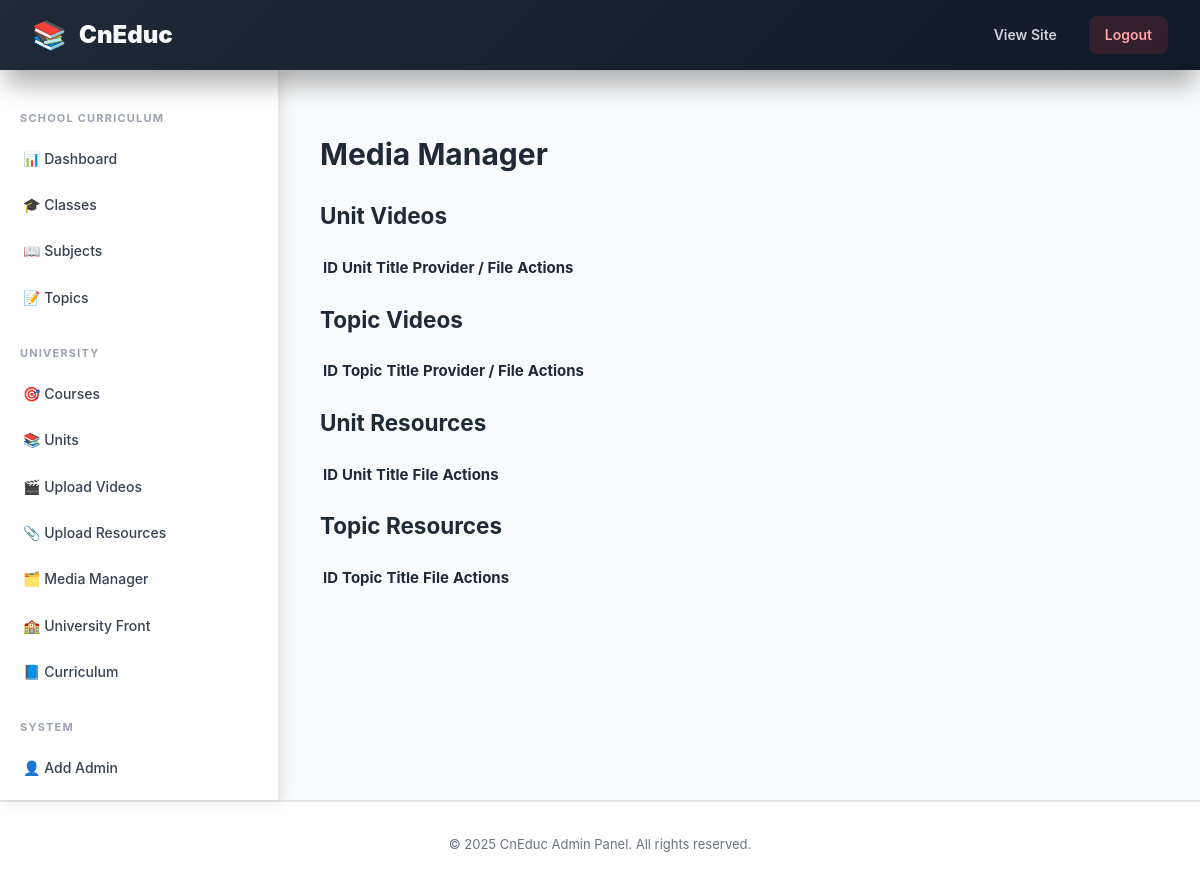
/admin/media_list.php (signed in), run on an earlier commit of the app's database.
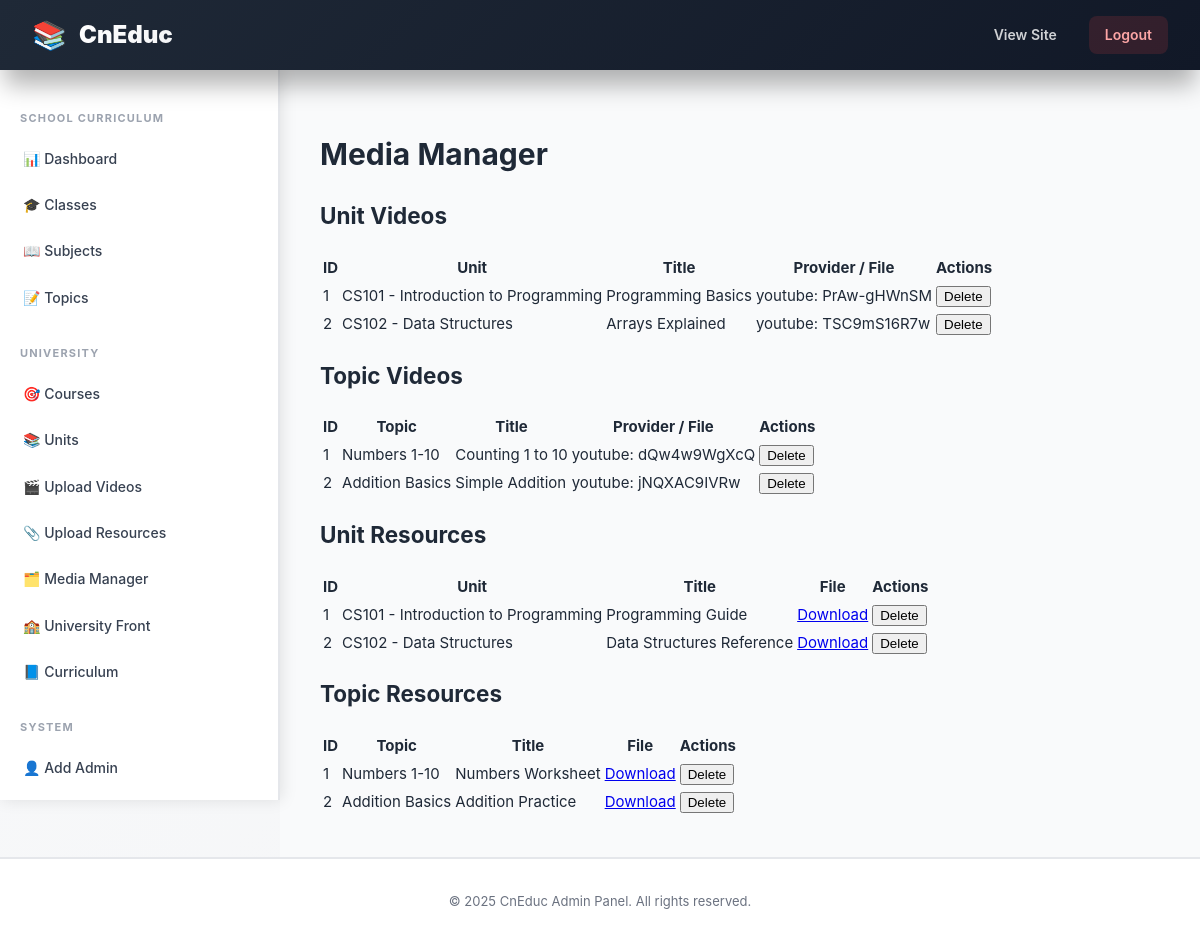
And on a later commit of the database.
### tables this page shows
CREATE TABLE IF NOT EXISTS `unit_videos` (
  `id` INT AUTO_INCREMENT PRIMARY KEY,
  `unit_id` INT NOT NULL,
  `title` VARCHAR(255) NOT NULL,
  `description` TEXT,
  `video_url` VARCHAR(500) NOT NULL,
  `video_provider` ENUM('youtube', 'vimeo', 'local') DEFAULT 'youtube',
  `duration_seconds` INT,
  `position` INT DEFAULT 0,
  `created_at` TIMESTAMP DEFAULT CURRENT_TIMESTAMP,
  FOREIGN KEY (`unit_id`) REFERENCES `units`(`id`) ON DELETE CASCADE
);

CREATE TABLE IF NOT EXISTS `units` (
  `id` INT AUTO_INCREMENT PRIMARY KEY,
  `course_id` INT NOT NULL,
  `code` VARCHAR(50),
  `title` VARCHAR(255) NOT NULL,
  `content` TEXT,
  `position` INT DEFAULT 0,
  FOREIGN KEY (`course_id`) REFERENCES `courses`(`id`) ON DELETE CASCADE
);

CREATE TABLE IF NOT EXISTS `topic_videos` (
  `id` INT AUTO_INCREMENT PRIMARY KEY,
  `topic_id` INT NOT NULL,
  `title` VARCHAR(255) NOT NULL,
  `description` TEXT,
  `video_url` VARCHAR(500) NOT NULL,
  `video_provider` ENUM('youtube', 'vimeo', 'local') DEFAULT 'youtube',
  `duration_seconds` INT,
  `position` INT DEFAULT 0,
  `created_at` TIMESTAMP DEFAULT CURRENT_TIMESTAMP,
  FOREIGN KEY (`topic_id`) REFERENCES `topics`(`id`) ON DELETE CASCADE
);

CREATE TABLE IF NOT EXISTS `topics` (
  `id` INT AUTO_INCREMENT PRIMARY KEY,
  `subject_id` INT NOT NULL,
  `title` VARCHAR(255) NOT NULL,
  `content` TEXT,
  `position` INT DEFAULT 0,
  FOREIGN KEY (`subject_id`) REFERENCES `subjects`(`id`) ON DELETE CASCADE
);

CREATE TABLE IF NOT EXISTS `unit_resources` (
  `id` INT AUTO_INCREMENT PRIMARY KEY,
  `unit_id` INT NOT NULL,
  `title` VARCHAR(255) NOT NULL,
  `description` TEXT,
  `file_path` VARCHAR(500) NOT NULL,
  `file_size` INT,
  `file_type` VARCHAR(20),
  `position` INT DEFAULT 0,
  `created_at` TIMESTAMP DEFAULT CURRENT_TIMESTAMP,
  FOREIGN KEY (`unit_id`) REFERENCES `units`(`id`) ON DELETE CASCADE
);

CREATE TABLE IF NOT EXISTS `topic_resources` (
  `id` INT AUTO_INCREMENT PRIMARY KEY,
  `topic_id` INT NOT NULL,
  `title` VARCHAR(255) NOT NULL,
  `description` TEXT,
  `file_path` VARCHAR(500) NOT NULL,
  `file_size` INT,
  `file_type` VARCHAR(20),
  `position` INT DEFAULT 0,
  `created_at` TIMESTAMP DEFAULT CURRENT_TIMESTAMP,
  FOREIGN KEY (`topic_id`) REFERENCES `topics`(`id`) ON DELETE CASCADE
);

### admin/media_list.php (the view, shortened to what this page needs)
<?php
include __DIR__ . '/header.php';
$unit_videos = $mysqli->query('SELECT uv.*, u.code AS unit_code, u.title AS unit_title FROM unit_videos uv LEFT JOIN units u ON uv.unit_id = u.id ORDER BY uv.created_at DESC')
    ->fetch_all(MYSQLI_ASSOC);
$topic_videos = $mysqli->query('SELECT tv.*, t.title AS topic_title FROM topic_videos tv LEFT JOIN topics t ON tv.topic_id = t.id ORDER BY tv.created_at DESC')
    ->fetch_all(MYSQLI_ASSOC);
$unit_resources = $mysqli->query('SELECT ur.*, u.code AS unit_code, u.title AS unit_title FROM unit_resources ur LEFT JOIN units u ON ur.unit_id = u.id ORDER BY ur.created_at DESC')
    ->fetch_all(MYSQLI_ASSOC);
$topic_resources = $mysqli->query('SELECT tr.*, t.title AS topic_title FROM topic_resources tr LEFT JOIN topics t ON tr.topic_id = t.id ORDER BY tr.created_at DESC')
    ->fetch_all(MYSQLI_ASSOC);
?>
<div class="card">
  <h1>Media Manager</h1>
  <h2>Unit Videos</h2>
  <table class="table">
    <thead><tr><th>ID</th><th>Unit</th><th>Title</th><th>Provider / File</th><th>Actions</th></tr></thead>
    <tbody>
    <?php foreach ($unit_videos as $v): ?>
      <tr>
        <td><?php echo $v['id']; ?></td>
        <td><?php echo htmlspecialchars(($v['unit_code'] ? $v['unit_code'] . ' - ' : '') . $v['unit_title']); ?></td>
        <td><?php echo htmlspecialchars($v['title']); ?></td>
        <td><?php if ($v['video_provider'] === 'local') { echo '<a href="' . htmlspecialchars($v['video_url']) . '" target="_blank">Local file</a>'; } else { echo htmlspecialchars($v['video_provider'] . ': ' . $v['video_url']); } ?></td>
        <td>
          <form method="post" style="display:inline" onsubmit="return confirm('Delete this item?');">
            <input type="submit" value="Delete">
          </form>
        </td>
      </tr>
    <?php endforeach; ?>
    </tbody>
  </table>
  <h2>Topic Videos</h2>
  <table class="table">
    <thead><tr><th>ID</th><th>Topic</th><th>Title</th><th>Provider / File</th><th>Actions</th></tr></thead>
    <tbody>
    <?php foreach ($topic_videos as $v): ?>
      <tr>
        <td><?php echo $v['id']; ?></td>
        <td><?php echo htmlspecialchars($v['topic_title']); ?></td>
        <td><?php echo htmlspecialchars($v['title']); ?></td>
        <td><?php if ($v['video_provider'] === 'local') { echo '<a href="' . htmlspecialchars($v['video_url']) . '" target="_blank">Local file</a>'; } else { echo htmlspecialchars($v['video_provider'] . ': ' . $v['video_url']); } ?></td>
        <td>
          <form method="post" style="display:inline" onsubmit="return confirm('Delete this item?');">
            <input type="submit" value="Delete">
          </form>
        </td>
      </tr>
    <?php endforeach; ?>
    </tbody>
  </table>
  <h2>Unit Resources</h2>
  <table class="table">
    <thead><tr><th>ID</th><th>Unit</th><th>Title</th><th>File</th><th>Actions</th></tr></thead>
    <tbody>
    <?php foreach ($unit_resources as $r): ?>
      <tr>
        <td><?php echo $r['id']; ?></td>
        <td><?php echo htmlspecialchars(($r['unit_code'] ? $r['unit_code'] . ' - ' : '') . $r['unit_title']); ?></td>
        <td><?php echo htmlspecialchars($r['title']); ?></td>
        <td><?php echo '<a href="' . htmlspecialchars($r['file_path']) . '" target="_blank">Download</a>'; ?></td>
        <td>
          <form method="post" style="display:inline" onsubmit="return confirm('Delete this resource?');">
            <input type="submit" value="Delete">
          </form>
        </td>
      </tr>
    <?php endforeach; ?>
    </tbody>
  </table>
  <h2>Topic Resources</h2>
  <table class="table">
    <thead><tr><th>ID</th><th>Topic</th><th>Title</th><th>File</th><th>Actions</th></tr></thead>
    <tbody>
    <?php foreach ($topic_resources as $r): ?>
      <tr>
        <td><?php echo $r['id']; ?></td>
        <td><?php echo htmlspecialchars($r['topic_title']); ?></td>
        <td><?php echo htmlspecialchars($r['title']); ?></td>
        <td><?php echo '<a href="' . htmlspecialchars($r['file_path']) . '" target="_blank">Download</a>'; ?></td>
        <td>
          <form method="post" style="display:inline" onsubmit="return confirm('Delete this resource?');">
            <input type="submit" value="Delete">
          </form>
        </td>
      </tr>
    <?php endforeach; ?>
    </tbody>
  </table>
</div>
<?php include __DIR__ . '/footer.php'; ?>

### admin/header.php (shortened to what this page needs)
<!doctype html>
<html>
<head>
  <link rel="stylesheet" href="../assets/admin.css" type="text/css">
</head>
<body>
  <header class="admin-topbar">
    <div class="admin-topbar-content">
      <a class="admin-logo" href="../index.php">
        <span class="admin-logo-icon">📚</span>
        <span class="admin-logo-text">CnEduc</span>
      </a>
      <div class="admin-topbar-right">
        <a href="../" class="admin-topbar-link">View Site</a>
        <a href="logout.php" class="admin-topbar-link logout">Logout</a>
      </div>
    </div>
  </header>
  <aside class="admin-sidebar">
    <nav class="admin-sidebar-nav">
      <div class="admin-sidebar-section">
        <h3 class="admin-sidebar-title">School Curriculum</h3>
        <a href="dashboard.php" class="admin-sidebar-link">📊 Dashboard</a>
        <a href="classes_list.php" class="admin-sidebar-link">🎓 Classes</a>
        <a href="subjects_list.php" class="admin-sidebar-link">📖 Subjects</a>
        <a href="topics_list.php" class="admin-sidebar-link">📝 Topics</a>
      </div>
      <div class="admin-sidebar-section">
        <h3 class="admin-sidebar-title">University</h3>
        <a href="courses_list.php" class="admin-sidebar-link">🎯 Courses</a>
        <a href="units_list.php" class="admin-sidebar-link">📚 Units</a>
        <a href="upload_video.php" class="admin-sidebar-link">🎬 Upload Videos</a>
        <a href="upload_resource.php" class="admin-sidebar-link">📎 Upload Resources</a>
        <a href="media_list.php" class="admin-sidebar-link">🗂️ Media Manager</a>
        <a href="../university.php" class="admin-sidebar-link">🏫 University Front</a>
        <a href="../curriculum.php" class="admin-sidebar-link">📘 Curriculum</a>
      </div>
      <div class="admin-sidebar-section">
        <h3 class="admin-sidebar-title">System</h3>
        <a href="register.php" class="admin-sidebar-link">👤 Add Admin</a>
      </div>
    </nav>
  </aside>
  <main class="admin-main">
    <div class="admin-content">

### admin/footer.php (shortened to what this page needs)
    </div>
  </main>
  <footer class="admin-footer">
    <p>&copy; <?php echo date('Y'); ?> CnEduc Admin Panel. All rights reserved.</p>
  </footer>
</body>
</html>

### assets/admin.css (style rules this page uses)
* { box-sizing: border-box; -webkit-box-sizing: border-box; -moz-box-sizing: border-box; }
:root { --primary: #6366f1; --primary-dark: #4f46e5; --primary-light: #f0f4ff; --primary-lighter: #f5f3ff; --secondary: #ec4899; --accent: #f59e0b; --success: #10b981; --danger: #ef4444; --warning: #f59e0b; --info: #3b82f6; --gray-900: #111827; --gray-800: #1f2937; --gray-700: #374151; --gray-600: #4b5563; --gray-500: #6b7280; --gray-400: #9ca3af; --gray-300: #d1d5db; --gray-200: #e5e7eb; --gray-100: #f3f4f6; --gray-50: #f9fafb; --shadow-xs: 0 1px 2px 0 rgba(0, 0, 0, 0.05); --shadow-sm: 0 1px 3px 0 rgba(0, 0, 0, 0.1), 0 1px 2px -1px rgba(0, 0, 0, 0.1); --shadow-md: 0 4px 6px -1px rgba(0, 0, 0, 0.1), 0 2px 4px -2px rgba(0, 0, 0, 0.1); --shadow-lg: 0 10px 15px -3px rgba(0, 0, 0, 0.1), 0 4px 6px -4px rgba(0, 0, 0, 0.1); --shadow-xl: 0 20px 25px -5px rgba(0, 0, 0, 0.1), 0 8px 10px -6px rgba(0, 0, 0, 0.1); --shadow-2xl: 0 25px 50px -12px rgba(0, 0, 0, 0.25); --transition: all 0.3s cubic-bezier(0.4, 0, 0.2, 1); }
html { scroll-behavior: smooth; width: 100%; overflow-x: hidden; -ms-overflow-style: scrollbar; }
body { font-family: 'Inter', -apple-system, BlinkMacSystemFont, 'Segoe UI', 'Roboto', sans-serif; margin: 0; padding: 0; background: #f3f4f6; background: linear-gradient(135deg, #f9fafb 0%, #f3f4f6 100%); color: #1f2937; line-height: 1.6; font-size: 15px; -webkit-font-smoothing: antialiased; -moz-osx-font-smoothing: grayscale; overflow-x: hidden; }
.admin-topbar { background: linear-gradient(135deg, #1f2937 0%, #111827 100%); color: white; padding: 0 32px; position: fixed; top: 0; left: 0; right: 0; z-index: 1000; border-bottom: none; height: 70px; display: flex; align-items: center; box-shadow: 0 20px 25px -5px rgba(0, 0, 0, 0.3); -webkit-box-shadow: 0 20px 25px -5px rgba(0, 0, 0, 0.3); -moz-box-shadow: 0 20px 25px -5px rgba(0, 0, 0, 0.3); }
.admin-topbar-content { display: flex; justify-content: space-between; align-items: center; width: 100%; }
.admin-logo { display: flex; align-items: center; gap: 12px; text-decoration: none; color: white; font-size: 24px; font-weight: 900; transition: var(--transition); }
.admin-logo-icon { font-size: 28px; }
.admin-logo-text { background: linear-gradient(135deg, #fff 0%, #f3f4f6 100%); -webkit-background-clip: text; -webkit-text-fill-color: transparent; background-clip: text; }
.admin-topbar-right { display: flex; gap: 16px; align-items: center; }
.admin-topbar-link { color: rgba(255, 255, 255, 0.8); text-decoration: none; font-weight: 600; font-size: 14px; transition: var(--transition); padding: 8px 16px; border-radius: 8px; }
.admin-topbar-link.logout { background: rgba(239, 68, 68, 0.15); color: #fca5a5; }
.admin-sidebar { width: 280px; background: #ffffff; border-right: 2px solid #e5e7eb; box-shadow: 2px 0 15px rgba(0, 0, 0, 0.1); -webkit-box-shadow: 2px 0 15px rgba(0, 0, 0, 0.1); -moz-box-shadow: 2px 0 15px rgba(0, 0, 0, 0.1); position: fixed; left: 0; top: 70px; height: calc(100vh - 70px); overflow-y: auto; overflow-x: hidden; padding: 24px 0; z-index: 900; margin: 0; }
.admin-sidebar-nav { display: flex; flex-direction: column; }
.admin-sidebar-section { padding: 0; margin-bottom: 8px; }
.admin-sidebar-title { color: #9ca3af; font-weight: 700; font-size: 11px; text-transform: uppercase; letter-spacing: 1.2px; padding: 16px 20px 8px 20px; margin: 0; display: block; }
.admin-sidebar-link { display: flex; align-items: center; gap: 12px; padding: 12px 20px; color: #374151; text-decoration: none; font-weight: 500; font-size: 14px; transition: var(--transition); position: relative; border-left: 3px solid transparent; margin: 0; }
.admin-main { margin-left: 280px; margin-top: 70px; padding: 0; background: #f9fafb; min-height: calc(100vh - 70px); width: calc(100% - 280px); overflow-x: hidden; }
.admin-content { padding: 40px; max-width: 100%; margin: 0; width: 100%; }
.admin-footer { text-align: center; padding: 32px 40px; color: #6b7280; border-top: 2px solid #e5e7eb; background: rgba(255, 255, 255, 0.95); font-size: 13px; margin-left: 0; margin-top: auto; width: 100%; backdrop-filter: blur(10px); }
.admin-footer p { margin: 0; }

### admin/header.php (style rules this page uses)
* { box-sizing: border-box; -webkit-box-sizing: border-box; -moz-box-sizing: border-box; }
html { scroll-behavior: smooth; -ms-overflow-style: scrollbar; }
body { margin: 0; padding: 0; }

What changed in the data, as far as the page shows it:
added unit_videos: id "1", unit.title "CS101 - Introduction to Programming", title "Programming Basics", video_provider+video_url "youtube: PrAw-gHWnSM"
added unit_videos: id "2", unit.title "CS102 - Data Structures", title "Arrays Explained", video_provider+video_url "youtube: TSC9mS16R7w"
added topic_videos: id "1", topic.title "Numbers 1-10", title "Counting 1 to 10", video_provider+video_url "youtube: dQw4w9WgXcQ"
added topic_videos: id "2", topic.title "Addition Basics", title "Simple Addition", video_provider+video_url "youtube: jNQXAC9IVRw"
added unit_resources: id "1", unit.title "CS101 - Introduction to Programming", title "Programming Guide"
added unit_resources: id "2", unit.title "CS102 - Data Structures", title "Data Structures Reference"
added topic_resources: id "1", topic.title "Numbers 1-10", title "Numbers Worksheet"
added topic_resources: id "2", topic.title "Addition Basics", title "Addition Practice"
